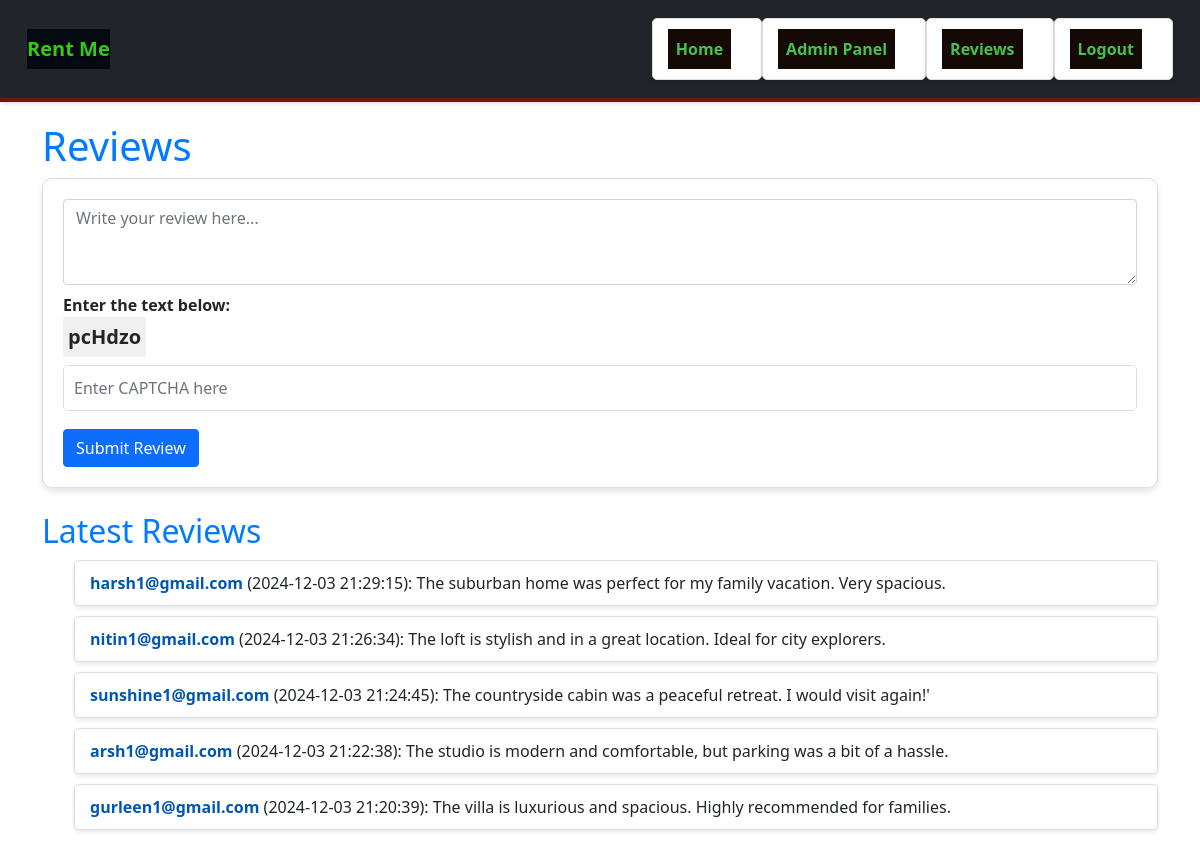
Page /review.php (signed in) on the committed database.
### tables this page shows
CREATE TABLE `review` (
  `id` int(11) NOT NULL,
  `content` text NOT NULL,
  `created_at` timestamp NOT NULL DEFAULT current_timestamp(),
  `user_id` int(11) NOT NULL
);

### review.php (the view, shortened to what this page needs)
<?php
require 'db_connect.php';
$sql_reviews = "SELECT r.content, u.username, r.created_at
                FROM review r
                JOIN admins u ON r.user_id = u.user_id
                ORDER BY r.created_at DESC LIMIT 5";
$result_reviews = $conn->query($sql_reviews);
$reviews = $result_reviews->fetch_all(MYSQLI_ASSOC);
?>
<!DOCTYPE html>
<html lang="en">
<head>
    <link rel="stylesheet" href="style.css">
    <link href="https://cdn.jsdelivr.net/npm/bootstrap@5.1.3/dist/css/bootstrap.min.css" rel="stylesheet">
</head>
<body>
    <?php include 'navbar.php'; ?>
    <div class="container">
        <h1>Reviews</h1>
        <form method="POST" action="">
            <textarea name="review" class="form-control" rows="3" placeholder="Write your review here..." required></textarea>
            <div class="mt-2">
                <label for="captcha"><strong>Enter the text below:</strong></label><br>
                <span style="font-size: 20px; font-weight: bold; background-color: #f0f0f0; padding: 5px; display: inline-block;">
                    <?php echo $_SESSION['captcha']; ?>
                </span>
            </div>
            <input type="text" name="captcha" class="form-control mt-2" placeholder="Enter CAPTCHA here" required>
            <button type="submit" class="btn btn-primary mt-2">Submit Review</button>
        </form>
        <h2 class="mt-4">Latest Reviews</h2>
        <ul>
            <?php foreach ($reviews as $review): ?>
                <li><strong><?= htmlspecialchars($review['username']) ?></strong> (<?= htmlspecialchars($review['created_at']) ?>): <?= htmlspecialchars($review['content']) ?></li>
            <?php endforeach; ?>
        </ul>
    </div>
</body>
</html>

### style.css (style rules this page uses)
body { font-family: 'Arial', sans-serif; margin: 0; padding: 0; background-color: #f8f9fa; color: #343a40; }
.container { padding: 20px; }
form { background-color: #fff; border: 1px solid #ddd; padding: 20px; border-radius: 10px; box-shadow: 0 4px 6px rgba(0, 0, 0, 0.1); margin-bottom: 20px; }
textarea, input[type="text"], input[type="password"], input[type="email"], input[type="number"], input[type="date"], select, input[type="file"] { width: 100%; padding: 10px; margin-bottom: 10px; border: 1px solid #ddd; border-radius: 5px; }
button { background-color: #007bff; color: #fff; border: none; padding: 10px 20px; border-radius: 5px; cursor: pointer; transition: background-color 0.3s ease; }
h1, h2 { color: #007bff; }
ul { list-style: none; padding: 0; }
li { background-color: #fff; margin: 10px 0; padding: 10px 15px; border: 1px solid #ddd; border-radius: 5px; box-shadow: 0 2px 4px rgba(0, 0, 0, 0.1); }
li strong { color: #0056b3; }

### rows in the picture
review: user.username "harsh1@gmail.com", created_at "2024-12-03 21:29:15", content "The suburban home was perfect for my family vacation. Very spacious."
review: user.username "nitin1@gmail.com", created_at "2024-12-03 21:26:34", content "The loft is stylish and in a great location. Ideal for city explorers."
review: user.username "sunshine1@gmail.com", created_at "2024-12-03 21:24:45", content "The countryside cabin was a peaceful retreat. I would visit again!'"
review: user.username "arsh1@gmail.com", created_at "2024-12-03 21:22:38", content "The studio is modern and comfortable, but parking was a bit of a hassle."
review: user.username "gurleen1@gmail.com", created_at "2024-12-03 21:20:39", content "The villa is luxurious and spacious. Highly recommended for families."

### other values in the picture
$_SESSION['captcha'] "pcHdzo"
